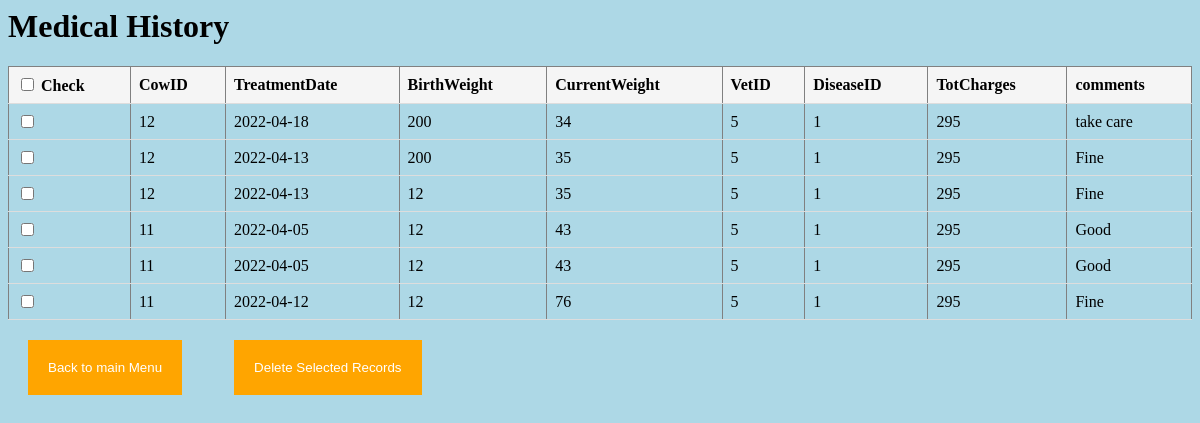
The page /Medical/DelHistory.php on the database its author committed.
### tables this page shows
CREATE TABLE `MedicalHistory` (
  `TreatmentID` int(11) NOT NULL,
  `CowID` int(11) NOT NULL,
  `TreatmentDate` date NOT NULL,
  `BirthWeight` int(11) NOT NULL,
  `CurrentWeight` int(11) NOT NULL,
  `VetID` int(11) NOT NULL,
  `DiseaseID` int(11) NOT NULL,
  `TotCharges` int(11) NOT NULL,
  `Comments` text NOT NULL
);

### Medical/DelHistory.php (the view, shortened to what this page needs)
<?php include '../dbconnect.php'; ?>
<div class='container'>
<h1>Medical History</h1>
<form method='post' action=''>
   <table border='1' style='border-collapse: collapse;' >
     <tr style='background: whitesmoke;'>
       <th><input type='checkbox' TreatmentID='checkAll' > Check</th>
       <th>CowID</th>
       <th>TreatmentDate</th>
       <th>BirthWeight</th>
       <th>CurrentWeight</th>
       <th>VetID</th>
       <th>DiseaseID</th>
       <th>TotCharges</th>
       <th>comments</th>
     </tr>
     <?php
     $query = "SELECT * FROM medicalhistory";
     $result = mysqli_query($con,$query);
     while($row = mysqli_fetch_array($result) ){
       $TreatmentID = $row['TreatmentID'];
       $CowID = $row['CowID'];
       $TreatmentDate = $row['TreatmentDate'];
       $BirthWeight = $row['BirthWeight'];
       $CurrentWeight = $row['CurrentWeight'];
       $VetID = $row['VetID'];
       $DiseaseID = $row['DiseaseID'];
       $TotCharges = $row['TotCharges'];
       $Comments = $row['Comments'];
     ?>
       <tr>
         <td><input type='checkbox' name='update[]' value='<?= $TreatmentID ?>' ></td>
         <td><?= $CowID ?></td>
         <td><?= $TreatmentDate ?></td>
         <td><?= $BirthWeight ?></td>
         <td><?= $CurrentWeight ?></td>
         <td><?= $VetID ?></td>
         <td><?= $DiseaseID ?></td>
         <td><?= $TotCharges ?></td>
         <td><?= $Comments ?></td>
       </tr>
     <?php
     }
     ?>
   </table>
   <input type='submit' value='Back to main Menu' name='Main'>&nbsp;&nbsp;
   <input type='submit' value='Delete Selected Records' name='but_update'><br>
 </form>
</div>

### Medical/DelHistory.php (style rules this page uses)
table { border-collapse: collapse; width: 100%; }
th, td { padding: 8px; text-align: left; border-bottom: 1px solid #ddd; }
input[type= submit] { background-color: orange; border: none; text-decoration: none; color: white; padding: 20px 20px; margin: 20px 20px; cursor: pointer; }

### rows shown on the page
medicalhistory: CowID "12", TreatmentDate "2022-04-18", BirthWeight "200", CurrentWeight "34", VetID "5", DiseaseID "1", TotCharges "295", Comments "take care"
medicalhistory: CowID "12", TreatmentDate "2022-04-13", BirthWeight "200", CurrentWeight "35", VetID "5", DiseaseID "1", TotCharges "295", Comments "Fine"
medicalhistory: CowID "12", TreatmentDate "2022-04-13", BirthWeight "12", CurrentWeight "35", VetID "5", DiseaseID "1", TotCharges "295", Comments "Fine"
medicalhistory: CowID "11", TreatmentDate "2022-04-05", BirthWeight "12", CurrentWeight "43", VetID "5", DiseaseID "1", TotCharges "295", Comments "Good"
medicalhistory: CowID "11", TreatmentDate "2022-04-05", BirthWeight "12", CurrentWeight "43", VetID "5", DiseaseID "1", TotCharges "295", Comments "Good"
medicalhistory: CowID "11", TreatmentDate "2022-04-12", BirthWeight "12", CurrentWeight "76", VetID "5", DiseaseID "1", TotCharges "295", Comments "Fine"
